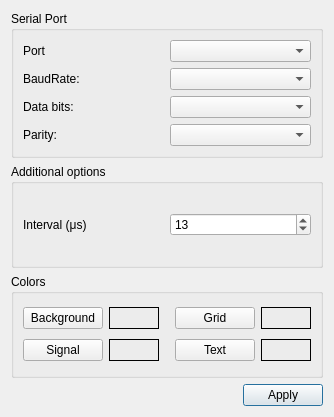
<?xml version="1.0" encoding="UTF-8"?>
<ui version="4.0">
 <class>SettingsDialog</class>
 <widget class="QDialog" name="SettingsDialog">
  <property name="geometry">
   <rect>
    <x>0</x>
    <y>0</y>
    <width>334</width>
    <height>417</height>
   </rect>
  </property>
  <property name="minimumSize">
   <size>
    <width>0</width>
    <height>0</height>
   </size>
  </property>
  <property name="windowTitle">
   <string>Settings</string>
  </property>
  <property name="modal">
   <bool>true</bool>
  </property>
  <layout class="QGridLayout" name="gridLayout_3">
   <item row="0" column="0" colspan="2">
    <widget class="QGroupBox" name="parametersBox">
     <property name="title">
      <string>Serial Port</string>
     </property>
     <layout class="QGridLayout" name="gridLayout_2">
      <item row="2" column="1">
       <widget class="QComboBox" name="dataBitsBox"/>
      </item>
      <item row="2" column="0">
       <widget class="QLabel" name="dataBitsLabel">
        <property name="text">
         <string>Data bits:</string>
        </property>
       </widget>
      </item>
      <item row="3" column="1">
       <widget class="QComboBox" name="parityBox"/>
      </item>
      <item row="1" column="1">
       <widget class="QComboBox" name="baudRateBox"/>
      </item>
      <item row="3" column="0">
       <widget class="QLabel" name="parityLabel">
        <property name="text">
         <string>Parity:</string>
        </property>
       </widget>
      </item>
      <item row="1" column="0">
       <widget class="QLabel" name="baudRateLabel">
        <property name="text">
         <string>BaudRate:</string>
        </property>
       </widget>
      </item>
      <item row="0" column="1">
       <widget class="QComboBox" name="serialPortInfoListBox"/>
      </item>
      <item row="0" column="0">
       <widget class="QLabel" name="label_2">
        <property name="text">
         <string>Port</string>
        </property>
       </widget>
      </item>
     </layout>
    </widget>
   </item>
   <item row="3" column="0" colspan="2">
    <layout class="QHBoxLayout" name="horizontalLayout">
     <item>
      <spacer name="horizontalSpacer">
       <property name="orientation">
        <enum>Qt::Horizontal</enum>
       </property>
       <property name="sizeHint" stdset="0">
        <size>
         <width>96</width>
         <height>20</height>
        </size>
       </property>
      </spacer>
     </item>
     <item>
      <widget class="QPushButton" name="applyButton">
       <property name="text">
        <string>Apply</string>
       </property>
      </widget>
     </item>
    </layout>
   </item>
   <item row="1" column="0" colspan="2">
    <widget class="QGroupBox" name="additionalOptionsGroupBox">
     <property name="title">
      <string>Additional options</string>
     </property>
     <layout class="QHBoxLayout" name="horizontalLayout_2">
      <item>
       <widget class="QLabel" name="label">
        <property name="text">
         <string>Interval (μs)</string>
        </property>
       </widget>
      </item>
      <item>
       <widget class="QSpinBox" name="sbInterval">
        <property name="maximum">
         <number>1000</number>
        </property>
        <property name="value">
         <number>13</number>
        </property>
       </widget>
      </item>
     </layout>
    </widget>
   </item>
   <item row="2" column="0" colspan="2">
    <widget class="QGroupBox" name="groupBox">
     <property name="title">
      <string>Colors</string>
     </property>
     <layout class="QGridLayout" name="gridLayout_4">
      <item row="0" column="3">
       <widget class="QPushButton" name="btGrid">
        <property name="text">
         <string>Grid</string>
        </property>
       </widget>
      </item>
      <item row="0" column="4">
       <widget class="QLabel" name="lbGrid">
        <property name="minimumSize">
         <size>
          <width>50</width>
          <height>0</height>
         </size>
        </property>
        <property name="frameShape">
         <enum>QFrame::Box</enum>
        </property>
        <property name="text">
         <string/>
        </property>
       </widget>
      </item>
      <item row="1" column="1">
       <widget class="QLabel" name="lbSignal">
        <property name="frameShape">
         <enum>QFrame::Box</enum>
        </property>
        <property name="text">
         <string/>
        </property>
       </widget>
      </item>
      <item row="1" column="4">
       <widget class="QLabel" name="lbText">
        <property name="frameShape">
         <enum>QFrame::Box</enum>
        </property>
        <property name="text">
         <string/>
        </property>
       </widget>
      </item>
      <item row="0" column="0">
       <widget class="QPushButton" name="btBackground">
        <property name="text">
         <string>Background</string>
        </property>
       </widget>
      </item>
      <item row="1" column="3">
       <widget class="QPushButton" name="btText">
        <property name="text">
         <string>Text</string>
        </property>
       </widget>
      </item>
      <item row="0" column="1">
       <widget class="QLabel" name="lbBackground">
        <property name="minimumSize">
         <size>
          <width>50</width>
          <height>0</height>
         </size>
        </property>
        <property name="frameShape">
         <enum>QFrame::Box</enum>
        </property>
        <property name="text">
         <string/>
        </property>
        <property name="margin">
         <number>0</number>
        </property>
       </widget>
      </item>
      <item row="1" column="0">
       <widget class="QPushButton" name="btSignal">
        <property name="text">
         <string>Signal</string>
        </property>
       </widget>
      </item>
      <item row="0" column="2">
       <spacer name="horizontalSpacer_2">
        <property name="orientation">
         <enum>Qt::Horizontal</enum>
        </property>
        <property name="sizeHint" stdset="0">
         <size>
          <width>40</width>
          <height>20</height>
         </size>
        </property>
       </spacer>
      </item>
     </layout>
    </widget>
   </item>
  </layout>
 </widget>
 <resources/>
 <connections/>
</ui>
